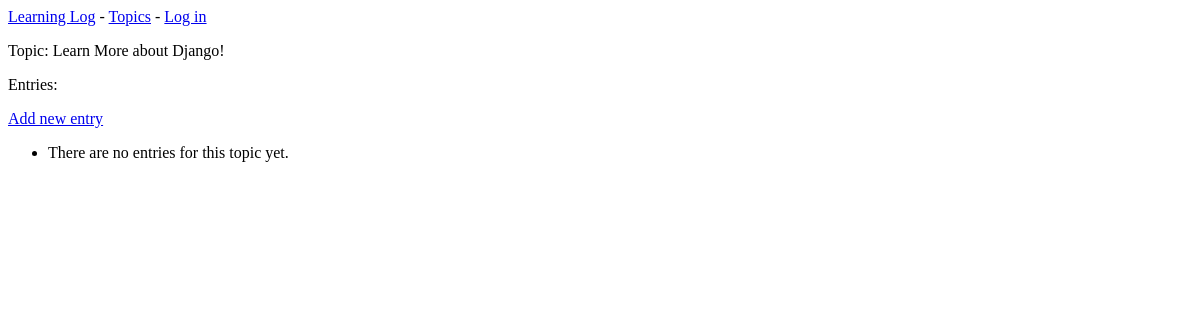
Page /topics/3/ on the earlier database version.
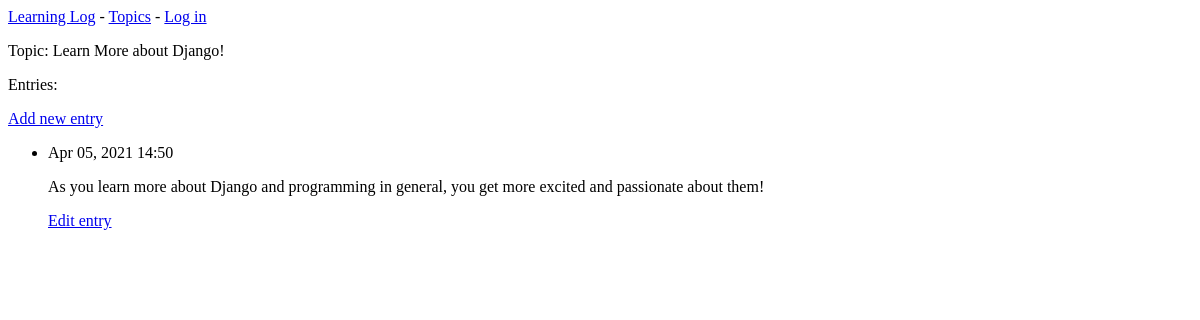
Same page on the later database version.
### learning_logs/models.py (models this page shows, shortened)
class Topic(models.Model):
    text = models.CharField(max_length=255)
    date_added = models.DateTimeField(auto_now_add=True)
    def __str__(self):
        return self.text

class Entry(models.Model):
    topic = models.ForeignKey(Topic, on_delete=models.CASCADE)
    text = models.TextField()
    date_added = models.DateTimeField(auto_now_add=True)
    class Meta:
        verbose_name_plural = "entries"

### learning_logs/views.py (the view)
# urls.py: path("topics/<int:topic_id>/", views.topic, name="topic"),
def topic(request, topic_id):
    topic = Topic.objects.get(id=topic_id)
    entries = topic.entry_set.order_by("-date_added")
    context = {"topic": topic, "entries": entries}
    return render(request, "learning_logs/topic.html", context)

### learning_logs/templates/learning_logs/topic.html
{% extends "learning_logs/base.html" %}
{% block content %}
    <p>Topic: {{ topic }}</p>
    <p>Entries:</p>
    <p>
        <a href="{% url 'learning_logs:new_entry' topic.id %}">Add new entry</a>
    </p>
    <ul>
        {% for entry in entries %}
            <li>
                <p>{{ entry.date_added|date:"M d, Y H:i" }}</p>
                <p>{{ entry.text|linebreaks }}</p>
                <p>
                    <a href="{% url 'learning_logs:edit_entry' entry.id %}">Edit entry</a>
                </p>
            </li>
        {% empty %}
            <li>There are no entries for this topic yet.</li>
        {% endfor %}
    </ul>
{% endblock content %}

### learning_logs/templates/learning_logs/base.html
<p>
    <a href="{% url 'learning_logs:index' %}">Learning Log</a> -
    <a href="{% url 'learning_logs:topics' %}">Topics</a> -
    {% if user.is_authenticated %}
        Hello, {{ user.username }}
    {% else %}
        <a href="{% url 'users:login' %}">Log in</a>
    {% endif %}
</p>
{% block content %}{% endblock content %}

Differences in the rows shown:
added Entry: date_added "Apr 05, 2021 14:50", text "As you learn more about Django and programming in general, you get more excited and passionate about them!"
Other differences:
text no longer shown: "There are no entries for this topic yet."
